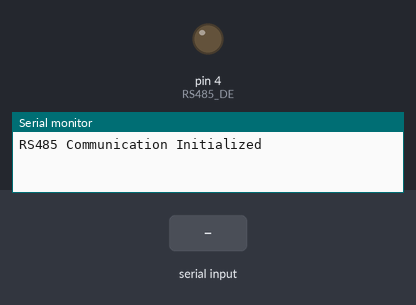
A sketch run on a simulated Arduino Uno, built with avr-gcc and run on an emulated ATmega328P. On the bench: output pins drawn as LEDs (lit = HIGH), the last lines printed to the serial monitor. Inputs (shaded band) come from the test bench.

Above: at 1.2 s.
1.3 s: "1" received over Serial
At 2.0 s:
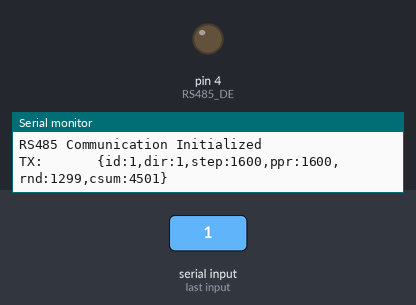
2.8 s: byte 120 ('x') received over Serial
At 3.6 s:
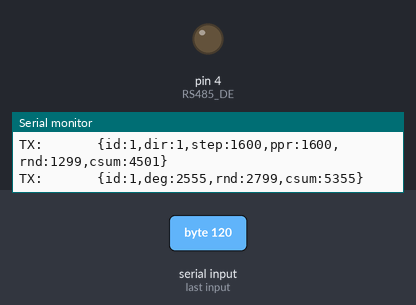
5.8 s: "g" received over Serial
At 6.5 s:
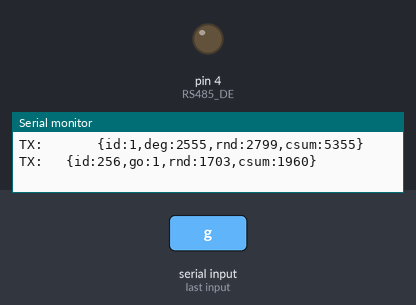
Timing chart, 0 to 8.8 s (numbered marks = the images above; inputs shaded):
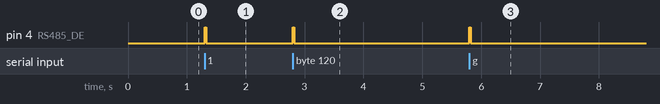

The sketch:

master-test.ino
```cpp
/*
Sketch per Arduino UNO
con shield RS485 (Half Duplex)
https://amzn.to/3MBjLMb
connesso mediante software serial
sulle porte:

   *  2 ( TX )
   *  3 ( RX )
   *  4 ( EN )

Trasmette i comandi ai motori in seguito a
comandi inviati su monitor seriale.

Vedi la sessione di laboratorio completa:
https://youtube.com/live/J3OgzIutEWA

*/

#include <SoftwareSerial.h>

#define ID_SERVO    1

// Pin definitions
#define RS485_RX 3 // RX pin
#define RS485_TX 2 // TX pin
#define RS485_DE 4 // DE/DI pin (Data Enable)

SoftwareSerial rs485Serial(RS485_RX, RS485_TX); // RX, TX

void setup() {

  // Initialize the control pin for RS485
  pinMode(RS485_DE, OUTPUT);
  digitalWrite(RS485_DE, LOW); // Initialize to receive mode

  // Begin the serial communication at 19200 baud rate
  rs485Serial.begin(19200);

  // Optional: Begin the hardware serial communication for debugging
  Serial.begin(19200);
  while (!Serial) {
    ; // Wait for the serial port to connect. Needed for native USB port only
  }

  Serial.println("RS485 Communication Initialized");
}

void loop() {
  // Example: Send a message every 2 seconds
  char c;

  if (Serial.available() != 0) {
    c = Serial.read();

    if (c == '1') {
      int id=1;
      int dir=1;
      int step=1600;
      int ppr=1600;  // pulses per revolution
      int rnd=millis()&0xFFF;
      int csum=id+dir+step+ppr+rnd;
      char s[256];

      sprintf(s, "      {id:%d,dir:%d,step:%d,ppr:%d,rnd:%d,csum:%d}", id, dir, step, ppr, rnd, csum);
      sendRS485Message(s);
    }
    else
    if (c == '2') {
      int id=2;
      int dir=1;
      int step=1600;
      int ppr=1600;  // pulses per revolution
      int rnd=millis()&0xFFF;
      int csum=id+dir+step+ppr+rnd;
      char s[256];

      sprintf(s, "      {id:%d,dir:%d,step:%d,ppr:%d,rnd:%d,csum:%d}", id, dir, step, ppr, rnd, csum);
      sendRS485Message(s);
    }
    else
    if (c == '3') {
      int id=3;
      int dir=1;
      int step=1600;
      int ppr=1600;  // pulses per revolution
      int rnd=millis()&0xFFF;
      int csum=id+dir+step+ppr+rnd;
      char s[256];

      sprintf(s, "      {id:%d,dir:%d,step:%d,ppr:%d,rnd:%d,csum:%d}", id, dir, step, ppr, rnd, csum);
      sendRS485Message(s);
    }
    else
    if (c == '0') {
      int id=ID_SERVO;
      int dir=1;
      int step=1600;
      int ppr=400;  // pulses per revolution
      int rnd=millis()&0xFFF;
      int csum=id+dir+step+ppr+rnd;
      char s[256];

      sprintf(s, "      {id:%d,dir:%d,step:%d,ppr:%d,rnd:%d,csum:%d}", id, dir, step, ppr, rnd, csum);
      sendRS485Message(s);
    }
    else
    if (c == 'g') {
      int id=0x100;     // broadcasting message
      int go=1;
      int rnd=millis()&0xFFF;
      int csum=id+go+rnd;
      char s[256];

      sprintf(s, "  {id:%d,go:%d,rnd:%d,csum:%d}", id, go, rnd, csum);
      sendRS485Message(s);
    }
    else
    if (c == 'q') {
      int id=ID_SERVO;
      int deg=4095/8 * 0;
      int rnd=millis()&0xFFF;
      int csum=id+deg+rnd;
      char s[256];

      sprintf(s, "      {id:%d,deg:%d,rnd:%d,csum:%d}", id, deg, rnd, csum);
      sendRS485Message(s);
    }
    else
    if (c == 'w') {
      int id=ID_SERVO;
      int deg=4095/8 * 1;
      int rnd=millis()&0xFFF;
      int csum=id+deg+rnd;
      char s[256];

      sprintf(s, "      {id:%d,deg:%d,rnd:%d,csum:%d}", id, deg, rnd, csum);
      sendRS485Message(s);
    }
    else
    if (c == 'e') {
      int id=ID_SERVO;
      int deg=4095/8 * 2;
      int rnd=millis()&0xFFF;
      int csum=id+deg+rnd;
      char s[256];

      sprintf(s, "      {id:%d,deg:%d,rnd:%d,csum:%d}", id, deg, rnd, csum);
      sendRS485Message(s);
    }
    else
    if (c == 'd') {
      int id=ID_SERVO;
      int deg=4095/8 * 3;
      int rnd=millis()&0xFFF;
      int csum=id+deg+rnd;
      char s[256];

      sprintf(s, "      {id:%d,deg:%d,rnd:%d,csum:%d}", id, deg, rnd, csum);
      sendRS485Message(s);
    }
    else
    if (c == 'c') {
      int id=ID_SERVO;
      int deg=4095/8 * 4;
      int rnd=millis()&0xFFF;
      int csum=id+deg+rnd;
      char s[256];

      sprintf(s, "      {id:%d,deg:%d,rnd:%d,csum:%d}", id, deg, rnd, csum);
      sendRS485Message(s);
    }
    else
    if (c == 'x') {
      int id=ID_SERVO;
      int deg=4095/8 * 5;
      int rnd=millis()&0xFFF;
      int csum=id+deg+rnd;
      char s[256];

      sprintf(s, "      {id:%d,deg:%d,rnd:%d,csum:%d}", id, deg, rnd, csum);
      sendRS485Message(s);
    }
    else
    if (c == 'z') {
      int id=ID_SERVO;
      int deg=4095/8 * 6;
      int rnd=millis()&0xFFF;
      int csum=id+deg+rnd;
      char s[256];

      sprintf(s, "      {id:%d,deg:%d,rnd:%d,csum:%d}", id, deg, rnd, csum);
      sendRS485Message(s);
    }
    else
    if (c == 'a') {
      int id=ID_SERVO;
      int deg=4095/8 * 7;
      int rnd=millis()&0xFFF;
      int csum=id+deg+rnd;
      char s[256];

      sprintf(s, "      {id:%d,deg:%d,rnd:%d,csum:%d}", id, deg, rnd, csum);
      sendRS485Message(s);
    }

  }

  if (rs485Serial.available()) {
    String receivedMessage = readRS485Message();
    Serial.println("Received: " + receivedMessage);
  }

}

void sendRS485Message(String message) {

  // Set the DE/DI pin HIGH to enable transmission mode
  digitalWrite(RS485_DE, HIGH);

  Serial.println("TX: " + message);

  // Send the message via RS485
  rs485Serial.print(message); // trasmissione blocking

  // Set the DE/DI pin LOW to enable receive mode
  digitalWrite(RS485_DE, LOW);
}

unsigned long calculateTransmissionTime(unsigned int numBytes) {
  // Calculate the time to send the specified number of bytes at 19200 baud
  // Transmission time per byte = 10 bits / 19200 baud = 0.00052 seconds per byte
  // Total transmission time = numBytes * 0.00052 seconds = numBytes * 520 microseconds
  return (5000L * numBytes) / 19000; // in millise
}

String readRS485Message() {
  String message = "";
  while (rs485Serial.available()) {
    char c = rs485Serial.read();
    message += c;
  }
  return message;
}
```

Measured:
- after the input at 1.3 s, pin 4 (RS485_DE): LOW → HIGH at once, → LOW 0.03 s later
- after the input at 2.8 s, pin 4 (RS485_DE): LOW → HIGH at once, → LOW 0.02 s later
- after the input at 5.8 s, pin 4 (RS485_DE): LOW → HIGH at once, → LOW 0.02 s later
